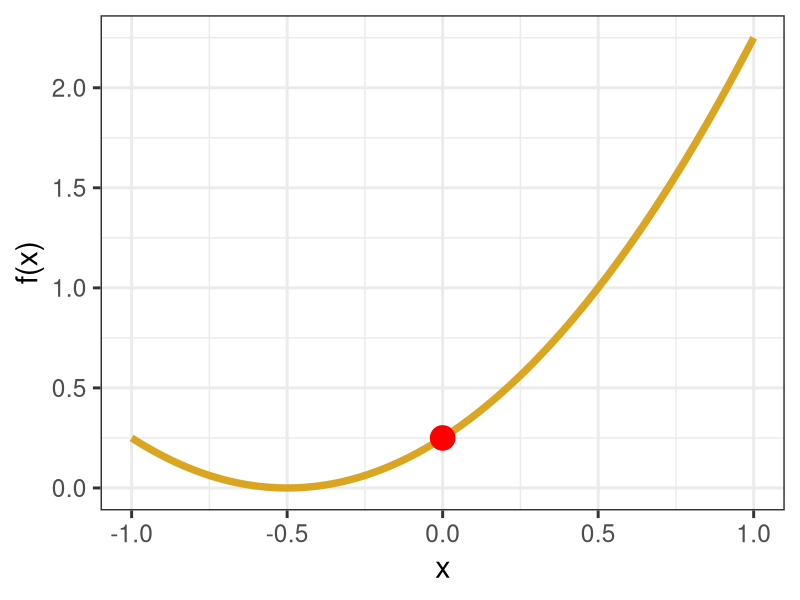

Recreate this plot in R.
## ---- chunk 1
#| echo: true
#| code-fold: false
#| code-line-numbers: "1"
f <- function(x) {
  (x + .5)^2
}
## ---- chunk 2
#| echo: true
#| code-fold: false
f(x = 1.5)
## ---- chunk 3
#| echo: false
#| code-fold: false

library(tidyverse)

tibble(x = seq(-1, 1, .01)) %>%
  mutate(y = (x + .5)^2)%>%
  ggplot(aes(x = x, y = y)) +
  geom_line(col = "goldenrod", linewidth = 2.5) +
  annotate(geom = "point", x = 0, y = f(0),
           col = "red", size = 8) +
  labs(y = "f(x)") +
  theme_bw(base_size = 22)
## ---- chunk 4
#| echo: true
#| code-fold: false
set.seed(5)
optim(par = .5, fn = f)

